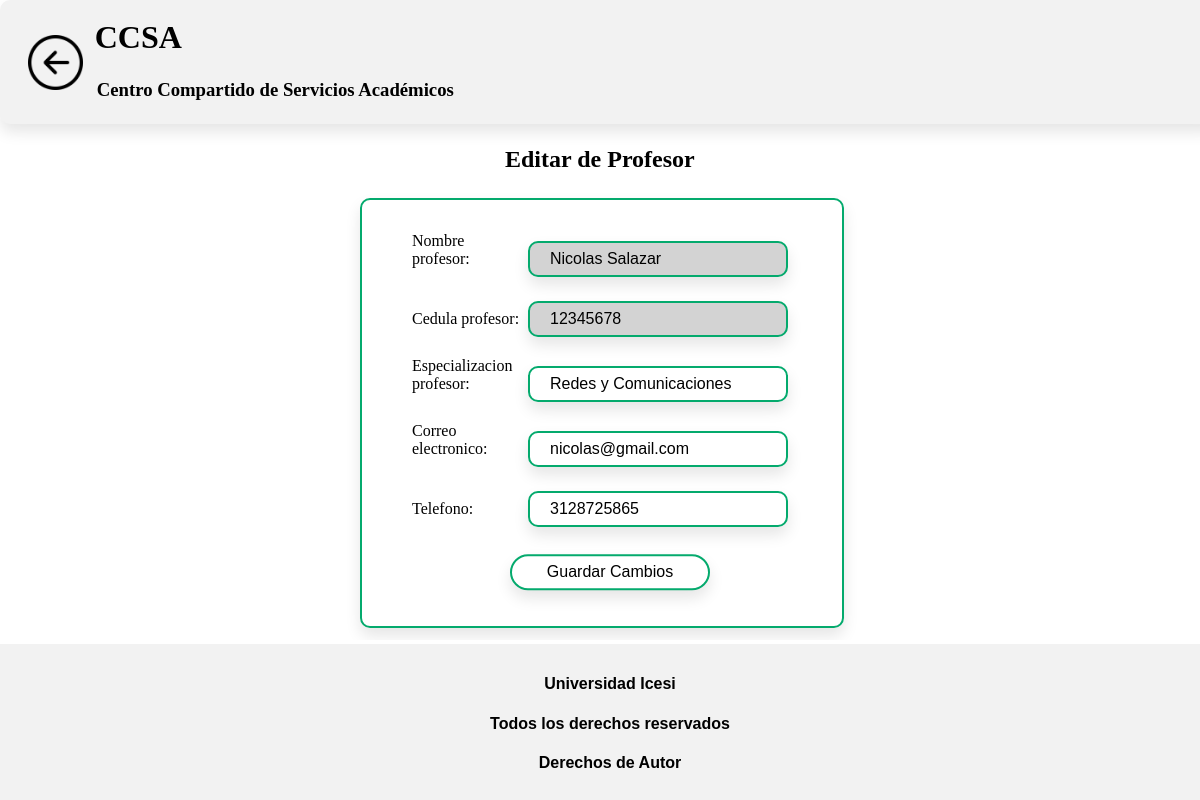
The page /index/servicios_asignacion/buscar_profesor/editar/Nicolas Salazar/ on the database its author committed.
### CCSApp/models.py (models this page shows, shortened)
class Profesor(models.Model):
    nombre_profesor = models.CharField(max_length =255, null = False, blank = False)
    cedula_profesor = models.CharField(max_length = 10, unique = True, default ='', null = False, blank = False ,primary_key=True)
    especializacion_profesor = models.CharField(max_length=255, null = False, blank = False)
    correo_electronico = models.CharField(max_length=500, null = False, blank = False)
    telefono = models.CharField(max_length=500, null = False, blank = False)

### CCSApp/views.py (the view)
# urls.py: path('index/servicios_asignacion/buscar_profesor/editar/<str:nombre_profesor>/', views.editar_profesor, name='editar_profesor'),
def editar_profesor(request, nombre_profesor):
    profesor = Profesor.objects.get(nombre_profesor=nombre_profesor)
    if request.method == 'POST':
        form = ProfesorEditForm(request.POST, instance=profesor)
        if form.is_valid():
            form.save()
            return redirect('buscar_profesor')
    else:
        form = ProfesorEditForm(instance=profesor)
    return render(request, 'Editar/editar_profesor.html', {'form': form})

### CCSApp/forms.py
class ProfesorEditForm(forms.ModelForm):
    class Meta:
        model = Profesor
        fields = ['nombre_profesor', 'cedula_profesor', 'especializacion_profesor', 'correo_electronico', 'telefono']
        widgets = {
            'nombre_profesor': forms.TextInput(attrs={'class': 'form-control spaced-input',  'readonly': 'readonly', 'style': 'background-color: #d3d3d3'}),
            'cedula_profesor': forms.TextInput(attrs={'class': 'form-control spaced-input','readonly': 'readonly', 'style': 'background-color: #d3d3d3'}),
            'especializacion_profesor': forms.TextInput(attrs={'class': 'form-control spaced-input'}),
            'correo_electronico': forms.EmailInput(attrs={'class': 'form-control spaced-input'}),
            'telefono': forms.NumberInput(attrs={'class': 'form-control spaced-input'}),
        }

### CCSApp/templates/Editar/editar_profesor.html (shortened to what this page needs)
{% load static %}
<!DOCTYPE html>
<html lang="es">
<head>
  <link rel="stylesheet" href='{% static "css/editar_profesor.css" %}' type='text/css'>
</head>
<body>
  <div id="page-container">
    <div id="page1" class="fade-in">
      <div class="bloq-sup">
        <form method="get">
          <div class="bloq-sup_secd">
            <div class="div_boton_return">
              <button class="boton-2" name="boton1" type="button" onclick="redirigirServiciosAsignaciondesdeRegistro()">
                <img src="/static/Images/retorno.png" height="55" width="55" alt="Botón de retorno" />
              </button>
            </div>
            <div class="titulo">
              <div class="div_CCSA">
                <h1>CCSA</h1>
              </div>
              <div class="descripcion">
                <h3>Centro Compartido de Servicios Académicos</h3>
              </div>
            </div>
          </div>
        </form>
      </div>
      <div class="bloq-mid">
        <div class="intermed">
          <h1>Editar de Profesor</h1>
        </div>
        <div class="intermed-bloq">
          <form method="POST" class="form-1" enctype="multipart/form-data" id="registro-materia-form">
            {{ form.as_p }}
            <div class="boton-intermed">
              <button type="submit", class = "btn-1">Guardar Cambios</button>
            </div>
          </form>
        </div>
      </div>
      <div class="bloq-inf">
        <h4>Universidad Icesi</h4>
        <h4>Todos los derechos reservados</h4>
        <h4>Derechos de Autor</h4>
      </div>
    </div>
  </div>
</body>
</html>

### CCSApp/templates/static/css/editar_profesor.css (style rules this page uses)
label { display: inline-block; width: 90px; text-align: right; }
input, textarea { font: 1em sans-serif; width: 300px; box-sizing: border-box; border: 1px solid #999; }
button { margin-left: 0.5em; }
.fade-in { opacity: 0; animation: fadeIn 0.5s ease-in forwards; }
.bloq-sup, .bloq-inf { position: fixed; left: 0; width: 100%; background-color: rgba(255, 255, 255, 0.8); z-index: 9999; text-align: center; padding: 10px; }
.bloq-sup { top: 0; }
.bloq-inf { bottom: 0; }
.form-1 { margin: 0 auto; width: 400px; padding: 1em; border-radius: 1em; }
.btn-1 { font-size: 1rem; font-weight: 500; color: #000; border: none; box-shadow: 0px 8px 15px rgba(0, 0, 0, 0.1); padding: 7px 20px; background-color: #28C985; border-radius: 2rem; border:0.7px solid #000000c8; width: 100%; }
.btn-1 { background-color: white; border: 2px solid #04AA6D; transition: background-color 1s; }
.bloq-mid { display: block; justify-content: center; position: fixed; top: 52%; left: 50%; transform: translate(-50%, -57%); overflow-y: scroll; width: 100%; height: 65%; }
.bloq-mid input { width: 60%; height: 5%; margin-left: 0%; margin-top: 1%; margin-bottom: 1%; border: 1px solid #ccc; border-radius: 4px; box-sizing: border-box; }
.bloq-mid label { width: 28%; text-align: left; margin-left: 2.5%; }
.intermed { position: relative; top: 2%; left: 40%; margin-left: 25px; margin-bottom: 25px; width: 20%; height: 5%; font-size: 0.75em; }
.intermed-bloq { width: 40%; height: 82%; justify-content: center; margin-left: 30%; margin-top: 3%; margin-bottom: 2%; border: 2px solid #04AA6D; border-radius: 10px; box-shadow: 0px 8px 15px rgba(0, 0, 0, 0.1); }
.intermed-bloq .form-control { width: 65%; height: 50%; background-color: transparent; border: 2px solid #04AA6D; border-radius: 10px; box-shadow: 0px 8px 15px rgba(0, 0, 0, 0.1); padding: 7px 20px; }
.boton-intermed { width: 50%; transform: translate(50%, 20%); margin-bottom: 0%; }
.spaced-input { margin-left: 5%; }
.bloq-sup { position: fixed; left: 0; width: 100%; height: 13%; top: 0; background-color: #f2f2f2; border-radius: 10px; box-shadow: 0px 8px 15px rgba(0, 0, 0, 0.1); }
.bloq-inf { position: fixed; bottom: 0; left: 0px; width: 100%; height: 17%; background-color: #f2f2f2; text-align: center; padding: 10px 2; font-family: 'Poppins', Arial, sans-serif; }
.bloq-sup_secd { display: flex; align-items: center; margin-top: auto; margin-top: -25px; margin-left: 5px; }
.div_boton_return { margin-left: 0px; margin-top: 40px; margin-bottom: 5px; margin-right: 10px; width: 5%; height: 10%; justify-content: center; }
.div_CCSA { margin-left: 10px; margin-top: 10px; margin-bottom: 5px; margin-right: 10px; width: 22%; justify-content: center; }
.boton-2 { margin-right: 10px; background-size: cover; background-repeat: no-repeat; border: none; width: 55px; height: 55px; background-color: transparent; }
.titulo { margin-right: 10px; line-height: 62px; }
.descripcion { margin-left: 12px; line-height: 0px; }
.form-control { width: 72%; padding: 8px; margin-bottom: 10px; border: 1px solid #ccc; border-radius: 4px; box-sizing: border-box; }

### rows shown on the page
Profesor: nombre_profesor "Nicolas Salazar", cedula_profesor "12345678", especializacion_profesor "Redes y Comunicaciones", correo_electronico "nicolas@gmail.com", telefono "3128725865"
